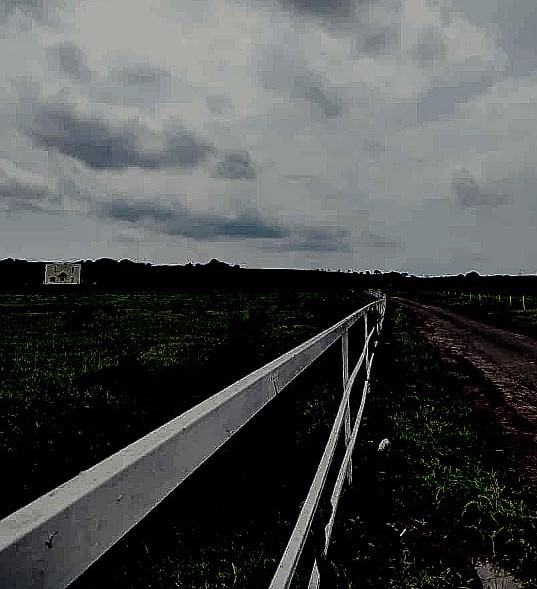
#> input picture paisaje.jpeg, 537 x 589 px
$ python E_5.py
#> lines starting #> are read from the running program, lines starting #| are printed output that depends on the picture
#Paredes Márquez Carlos
#Ejercicio 5
#24 28 2021
'''Calcula el histograma de la imagen y grafícalo'''

import cv2
import numpy as np
import matplotlib.pyplot as plt

#ig = cv2.imread('paisaje.jpeg',0)
im = cv2.imread('paisaje.jpeg')
#> im is the input picture: shape (589, 537, 3); mean B, G, R 78.4, 78.3, 76
ig = cv2.cvtColor(im, cv2.COLOR_BGR2GRAY)
[M,N] = ig.shape[0:2] #calcular tamaño de la imagen
#> M = 589; N = 537

hist = cv2.calcHist([ig],[0],None,[10],[0,256]).flatten()/(M*N)
#> hist = [0.418, 0.0299, 0.0249, 0.0507, 0.0636, 0.283, 0.124, 0.00323, 0.0019, 0.000885]
#Para calcular deciles, solo ponemos un 10 en el 4to parámetro
#/(M*N) para calcular la normalización
#imagen, n. canales, mask, tamaño, rango de valores. función de
#regresar una imagen de una sola dimensión

'''Calcular exposición de la imagen'''

maxElement = np.argmax(hist)
#> maxElement = 0
if maxElement == 9 and hist[9] > 0.3:
    print('Imagen sobreexpuesta')
elif maxElement == 0 and hist[0] > 0.3:
    print('Imagen subexpuesta')
else:
    print('Buena exposición')

cv2.imshow('image0',ig)
cv2.imshow('image1',im)

fig= plt.figure()
plt.bar(range(len(hist)),hist)
plt.show()
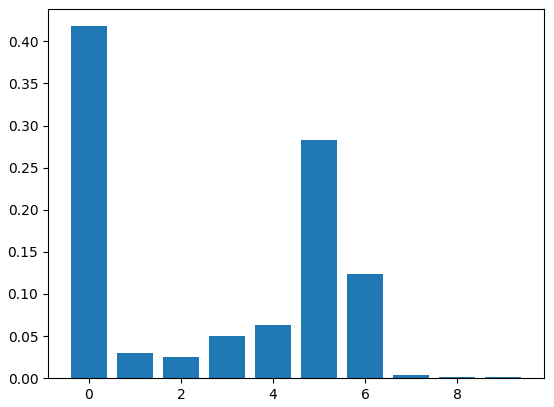
#> figure drawn by matplotlib, 1 panel; tallest bar 0.418 high, from x = -0.4 to 0.4

$ run again, with Abstracto.jpeg copied over paisaje.jpeg
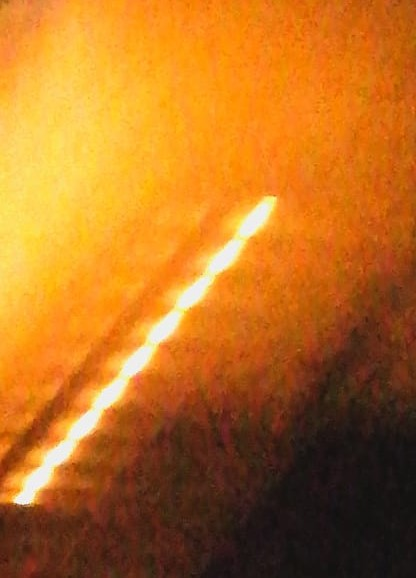
#> input picture Abstracto.jpeg, 416 x 578 px
#> im is the input picture: shape (578, 416, 3); mean B, G, R 33.4, 111.3, 183.7
#> `ig = cv2.cvtColor(im, cv2.COLOR_BGR2GRAY)`:
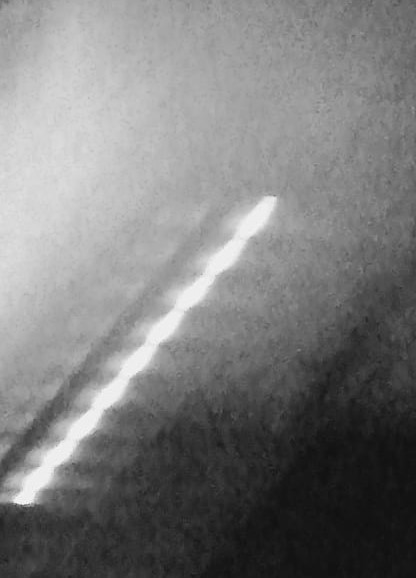
#> ig: shape (578, 416); min 15, max 250, mean 124.1
#> hist = [0.0858, 0.12, 0.0865, 0.0576, 0.0971, 0.146, 0.208, 0.112, 0.0661, 0.0208]
#> maxElement = 6
#> `plt.show()`:
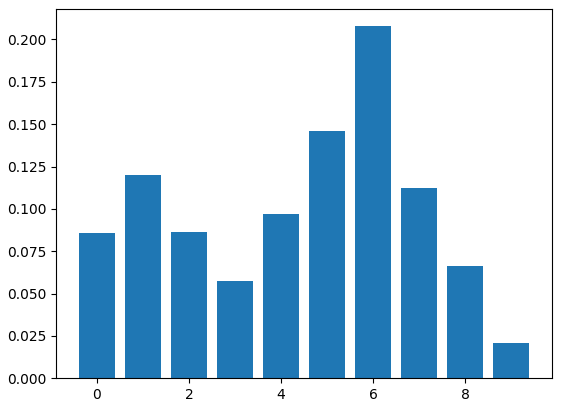
#> figure drawn by matplotlib, 1 panel; tallest bar 0.208 high, from x = 5.6 to 6.4

$ run again, with Yo_xd.jpeg copied over paisaje.jpeg
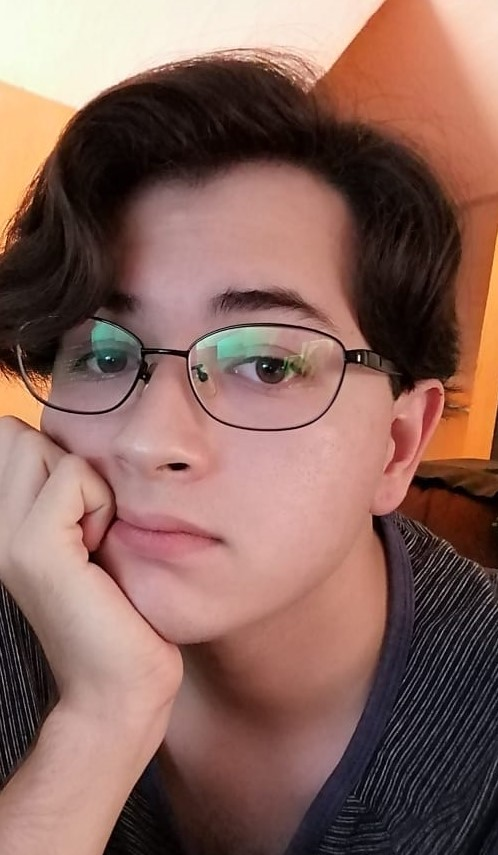
#> input picture Yo_xd.jpeg, 498 x 855 px
#> im is the input picture: shape (855, 498, 3); mean B, G, R 92.5, 101.7, 137.5
#> `ig = cv2.cvtColor(im, cv2.COLOR_BGR2GRAY)`:
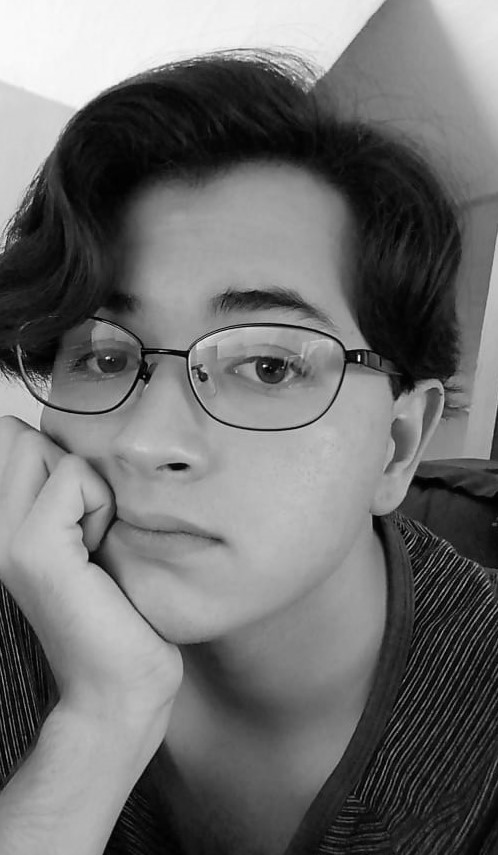
#> ig: shape (855, 498); min 0, max 253, mean 111.4
#> hist = [0.162, 0.134, 0.0649, 0.0657, 0.0923, 0.134, 0.207, 0.0608, 0.0236, 0.0554]
#> maxElement = 6
#> `plt.show()`:
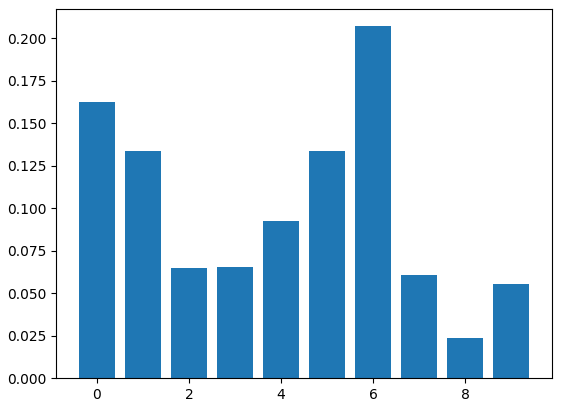
#> figure drawn by matplotlib, 1 panel; tallest bar 0.207 high, from x = 5.6 to 6.4
